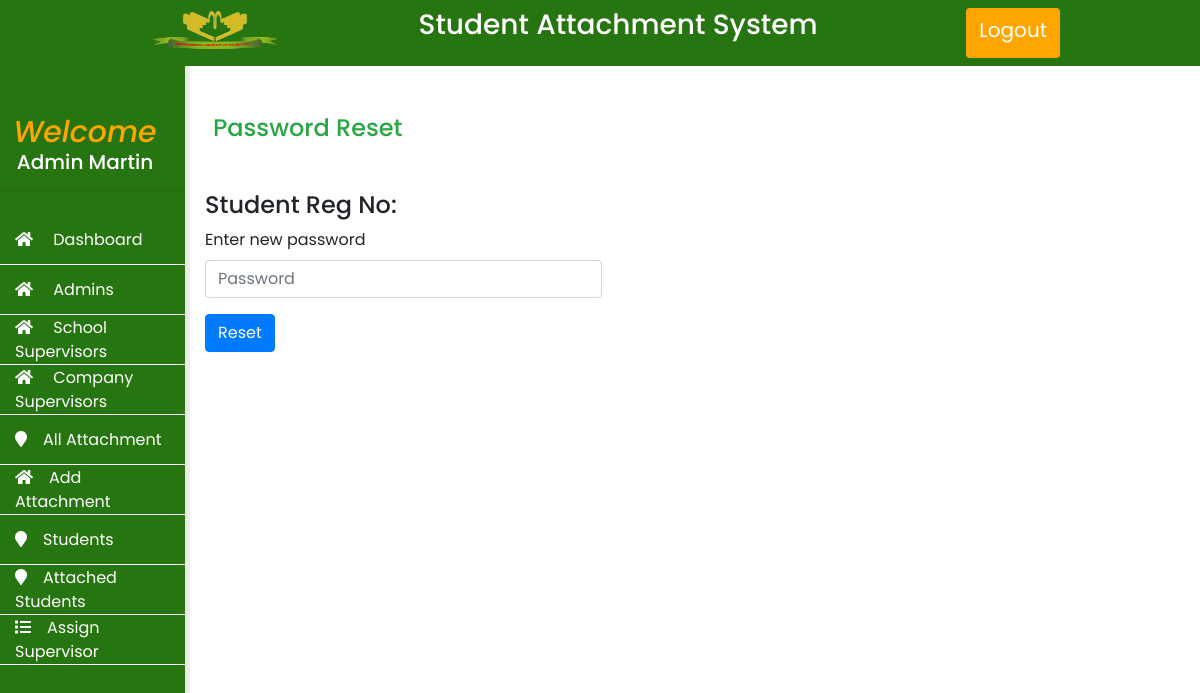
The page /users/admin/passreset.php?studentid=155759375 (signed in) on the database as committed earlier.
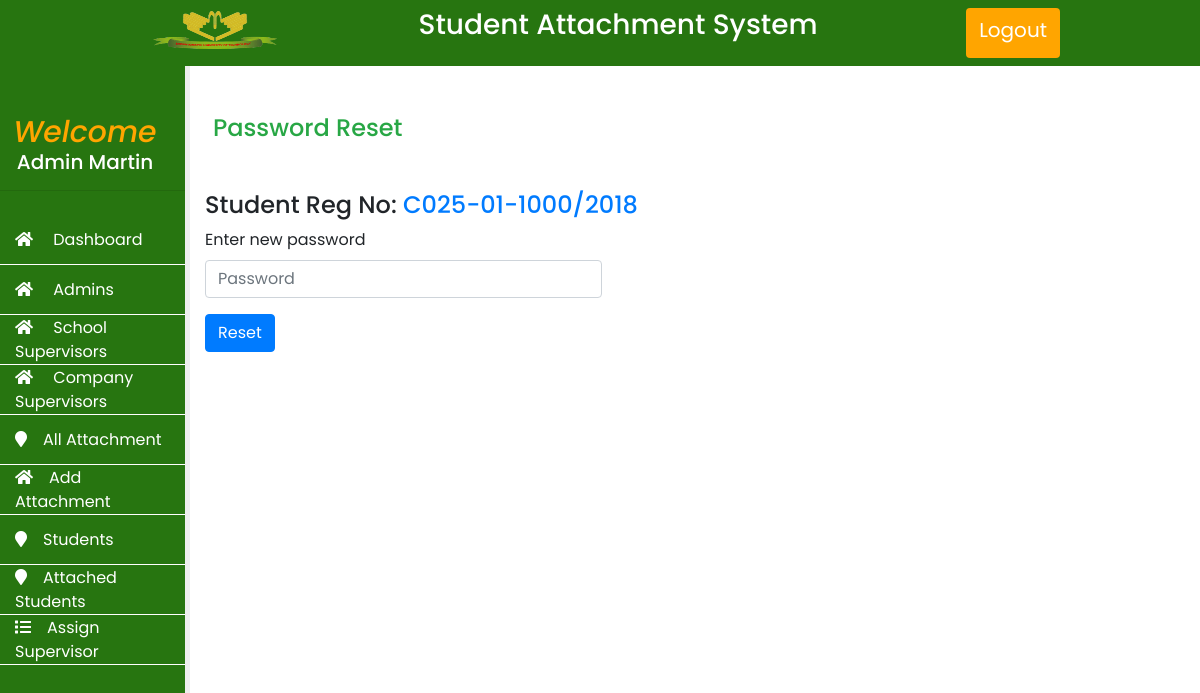
The same page on the database as committed later.
### tables this page shows
CREATE TABLE `students` (
  `id` int(11) NOT NULL,
  `uniqueid` varchar(255) NOT NULL,
  `fname` varchar(255) NOT NULL,
  `lname` varchar(255) NOT NULL,
  `regno` varchar(255) NOT NULL,
  `password` varchar(255) NOT NULL,
  `supervisor` varchar(200) NOT NULL DEFAULT '',
  `csupervisor` varchar(200) NOT NULL DEFAULT '',
  `course` varchar(200) NOT NULL,
  `year` int(11) NOT NULL
);

### users/admin/passreset.php (the view, shortened to what this page needs)
<?php
include "includes/config.php";
include "includes/header.php";
$studentid = $_GET['studentid'];
$sql = mysqli_query($conn, "SELECT * FROM students WHERE uniqueid = '$studentid'");
if(mysqli_num_rows($sql)>0){
    $arr = mysqli_fetch_assoc($sql);
}
?>
<section class="content row">
    <?php include "includes/sidebar.php"; ?>
    <div class="col col-sm-12 col-md-8 col-lg-10 main-content">
        <h4 class="text-success my-5 ml-2">Password Reset</h4>
        <form id="resetPassForm">
            <h4>Student Reg No: <span class="text-primary"> <?php echo $arr["regno"] ?></span></h4>
            <div class="row ">
                <div class="form-group col-12 col-sm-12 col-md-6 col-lg-5">
                    <label>Enter new password</label>
                    <input name="password" type="text" class="form-control" placeholder="Password">
                </div>
            </div>
            <button type="submit" id="resetPassBtn" class="btn btn-primary">Reset</button>
        </form>
    </div>
</section>
</body>
</html>

Rows that differ between the two databases and show on the page:
added students: regno "C025-01-1000/2018"
